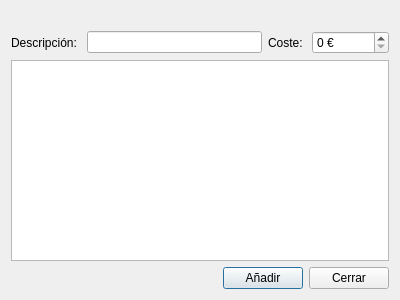
<?xml version="1.0" encoding="UTF-8"?>
<ui version="4.0">
 <class>AniadirGasto</class>
 <widget class="QDialog" name="AniadirGasto">
  <property name="geometry">
   <rect>
    <x>0</x>
    <y>0</y>
    <width>400</width>
    <height>300</height>
   </rect>
  </property>
  <property name="windowTitle">
   <string>Dialog</string>
  </property>
  <layout class="QVBoxLayout" name="verticalLayout">
   <item>
    <layout class="QHBoxLayout" name="horizontalLayout_4">
     <item>
      <widget class="QLabel" name="labelHabitacion">
       <property name="text">
        <string/>
       </property>
       <property name="alignment">
        <set>Qt::AlignmentFlag::AlignCenter</set>
       </property>
      </widget>
     </item>
    </layout>
   </item>
   <item>
    <layout class="QHBoxLayout" name="horizontalLayout_3">
     <item>
      <layout class="QHBoxLayout" name="horizontalLayout">
       <item>
        <widget class="QLabel" name="label_2">
         <property name="text">
          <string>Descripción: </string>
         </property>
        </widget>
       </item>
       <item>
        <widget class="QLineEdit" name="lineEditDescripcion"/>
       </item>
      </layout>
     </item>
     <item>
      <layout class="QHBoxLayout" name="horizontalLayout_2">
       <item>
        <widget class="QLabel" name="label_3">
         <property name="text">
          <string>Coste: </string>
         </property>
        </widget>
       </item>
       <item>
        <widget class="QSpinBox" name="spinBoxCoste">
         <property name="suffix">
          <string> €</string>
         </property>
         <property name="maximum">
          <number>999999999</number>
         </property>
        </widget>
       </item>
      </layout>
     </item>
    </layout>
   </item>
   <item>
    <widget class="QTextEdit" name="textEditDesglose"/>
   </item>
   <item>
    <layout class="QHBoxLayout" name="horizontalLayout_5">
     <item>
      <spacer name="horizontalSpacer">
       <property name="orientation">
        <enum>Qt::Orientation::Horizontal</enum>
       </property>
       <property name="sizeHint" stdset="0">
        <size>
         <width>40</width>
         <height>20</height>
        </size>
       </property>
      </spacer>
     </item>
     <item>
      <widget class="QPushButton" name="pushButtonAniadir">
       <property name="text">
        <string>Añadir</string>
       </property>
      </widget>
     </item>
     <item>
      <widget class="QPushButton" name="pushButtonCerrar">
       <property name="text">
        <string>Cerrar</string>
       </property>
      </widget>
     </item>
    </layout>
   </item>
  </layout>
 </widget>
 <resources/>
 <connections/>
</ui>
